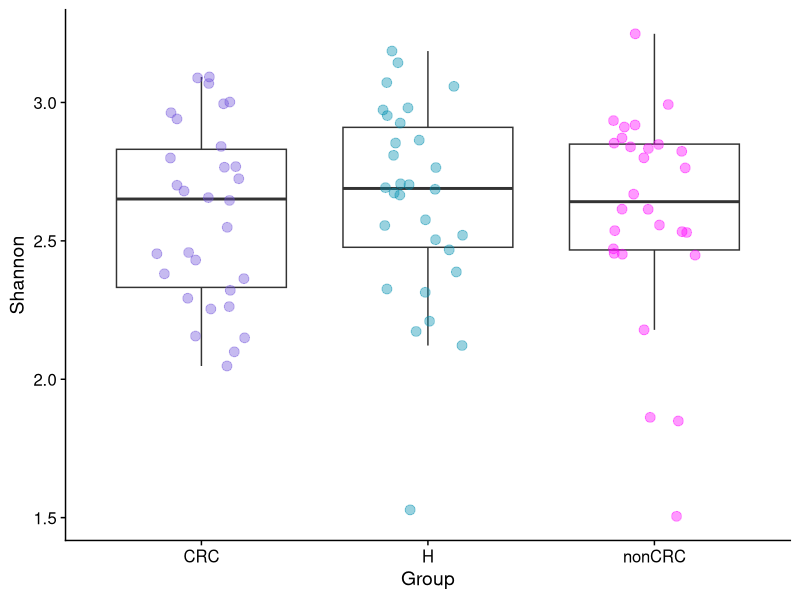
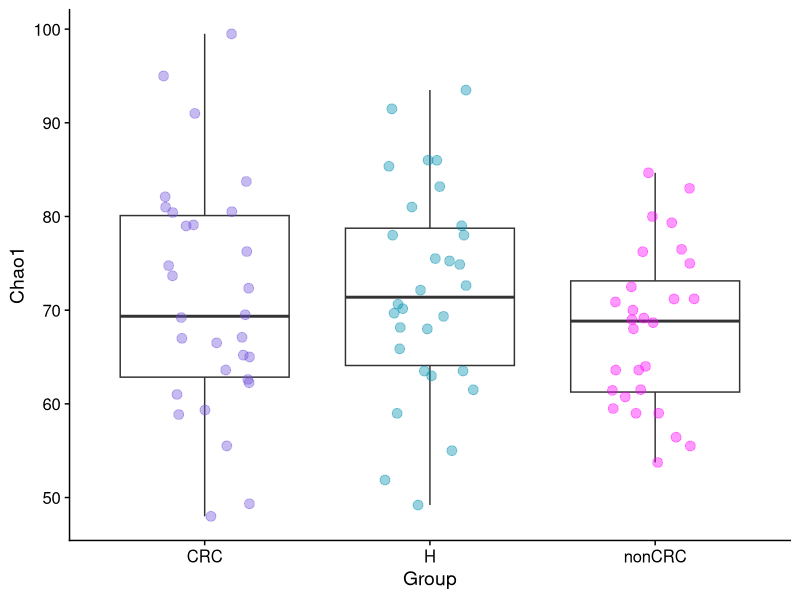
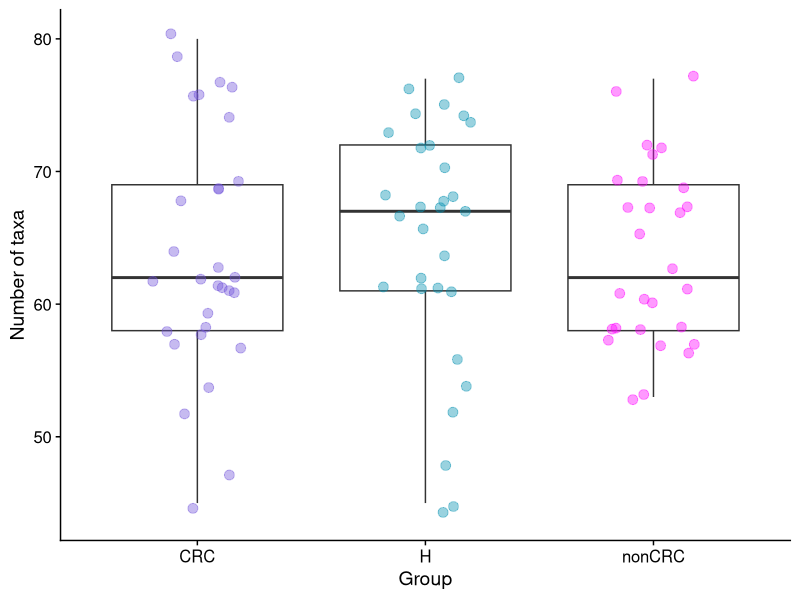
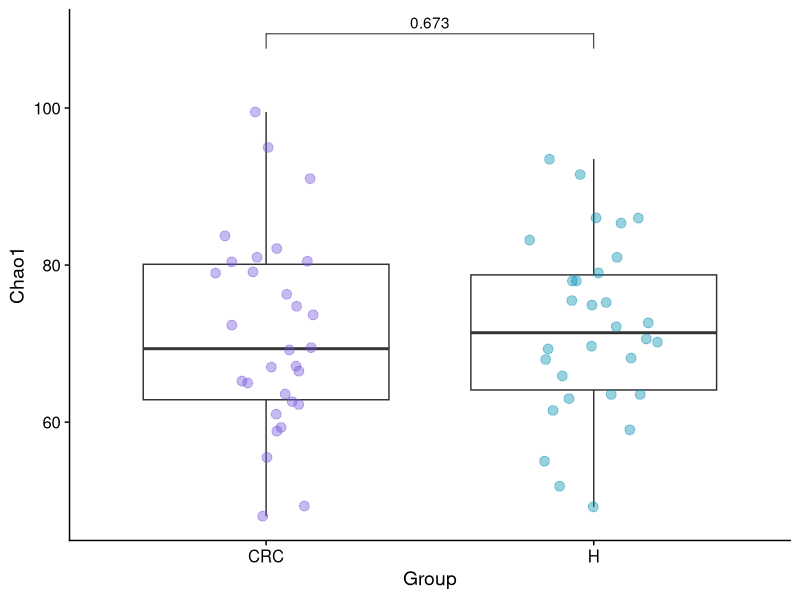

Source code (R) for these figures, in order:
## ---- chunk 1
knitr::opts_chunk$set(echo = TRUE)
## ---- chunk 2
library(tidyverse)
library(vegan)
library(ape)
library(cowplot)
library(rstatix)
library(ggpubr)
## ---- chunk 3
taxatable <- read.delim("data/zackular_taxatable.csv", sep = ",", check.names = FALSE, row.names = 1)

metadata <- read.delim("data/zackular_metadata.csv", sep = ",", check.names = FALSE, row.names = 1)
## ---- chunk 4
colSums(taxatable)[1:5]
## ---- chunk 5
min_reads <- min(colSums(taxatable))
min_reads
## ---- chunk 6
# Transpose the dataframe for use with vegan
taxa_rarefied_t <- data.frame(vegan::rrarefy(t(taxatable), min(colSums(taxatable))))
## ---- chunk 7
rowSums(taxa_rarefied_t)[1:5]
## ---- chunk 8
taxa_rarefied_t <- taxa_rarefied_t[, colSums(taxa_rarefied_t) != 0]
## ---- chunk 9
num_taxa <- vegan::specnumber(taxa_rarefied_t)
## ---- chunk 10
shannon <- vegan::diversity(taxa_rarefied_t, index = "shannon", MARGIN = 1)
## ---- chunk 11
simpson <- vegan::diversity(taxa_rarefied_t, index = "invsimpson", MARGIN = 1)
## ---- chunk 12
chao1 <- vegan::estimateR(taxa_rarefied_t)[2, ]
## ---- chunk 13
alpha_values <- data.frame(Num_taxa = num_taxa, Chao1 = chao1, Shannon = shannon, Simpson = simpson)
## ---- chunk 14
alpha_values <- merge(metadata, alpha_values, by = 0)
## ---- chunk 15
alpha_values <- alpha_values %>% dplyr::rename("Sample" = "Row.names")
## ---- chunk 16
shannon_plot <- ggplot(alpha_values, aes(x = DiseaseState, y = Shannon)) +
  geom_boxplot(outlier.color = NA, lwd = 0.5) +
  theme_cowplot() +
  geom_jitter(size = 3, width = 0.2, alpha = 0.4, aes(color = DiseaseState)) +
  scale_color_manual(values = c("#7153db", "#008eb0", "magenta")) +
  theme(legend.position = "none") +
  labs(x = "Group")

shannon_plot
## ---- chunk 17
alpha_plot <- function(input_table, metric) {
  ggplot(input_table, aes_string(x = "DiseaseState", y = metric)) +
    geom_boxplot(outlier.color = NA, lwd = 0.5) +
    theme_cowplot() +
    geom_jitter(size = 3, width = 0.2, alpha = 0.4, aes(color = DiseaseState)) +
    scale_color_manual(values = c("#7153db", "#008eb0", "magenta")) +
    theme(legend.position = "none") +
    labs(x = "Group")
}
## ---- chunk 18
alpha_plot(alpha_values, "Chao1")
## ---- chunk 19
alpha_plot(alpha_values, "Num_taxa") + labs(y = "Number of taxa")
## ---- chunk 20
wilcox.test(alpha_values$Shannon[alpha_values$DiseaseState == "H"], alpha_values$Shannon[alpha_values$DiseaseState == "CRC"])
## ---- chunk 21
alpha_plot_stat <- function(input_table, metric) {
  # Do Wilcoxon rank sum test
  temp <- as.formula(paste0(metric, " ~ DiseaseState"))
  wilc <- input_table %>% rstatix::wilcox_test(temp)

  # Plot with p-value
  ggplot(input_table, aes_string(x = "DiseaseState", y = metric)) +
    geom_boxplot(outlier.color = NA, lwd = 0.5) +
    theme_cowplot() +
    geom_jitter(size = 3, width = 0.2, alpha = 0.4, aes(color = DiseaseState)) +
    scale_color_manual(values = c("#7153db", "#008eb0")) +
    theme(legend.position = "none") +
    labs(x = "Group") +
    ggpubr::stat_pvalue_manual(wilc,
      label = "p",
      y.position = 1.1 * max(alpha_values[, metric])
    )
}
## ---- chunk 22
# Need to subset to just two DiseaseStates
alpha_values_sub <- alpha_values %>% dplyr::filter(DiseaseState %in% c("H", "CRC"))
alpha_plot_stat(alpha_values_sub, "Chao1")
